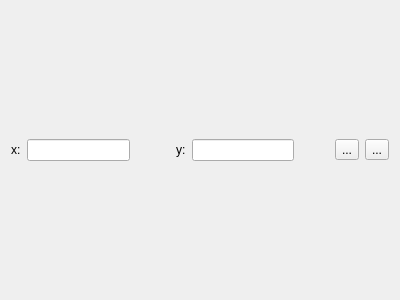
<?xml version="1.0" encoding="UTF-8"?>
<ui version="4.0">
 <class>ScatterView</class>
 <widget class="QWidget" name="ScatterView">
  <property name="geometry">
   <rect>
    <x>0</x>
    <y>0</y>
    <width>400</width>
    <height>300</height>
   </rect>
  </property>
  <property name="windowTitle">
   <string>Form</string>
  </property>
  <layout class="QVBoxLayout" name="verticalLayout">
   <item>
    <layout class="QHBoxLayout" name="horizontalLayout">
     <item>
      <widget class="QLabel" name="label">
       <property name="text">
        <string>x:</string>
       </property>
      </widget>
     </item>
     <item>
      <widget class="QLineEdit" name="x_line_edit"/>
     </item>
     <item>
      <spacer name="horizontalSpacer">
       <property name="orientation">
        <enum>Qt::Horizontal</enum>
       </property>
       <property name="sizeType">
        <enum>QSizePolicy::Fixed</enum>
       </property>
       <property name="sizeHint" stdset="0">
        <size>
         <width>40</width>
         <height>20</height>
        </size>
       </property>
      </spacer>
     </item>
     <item>
      <widget class="QLabel" name="label_2">
       <property name="text">
        <string>y:</string>
       </property>
      </widget>
     </item>
     <item>
      <widget class="QLineEdit" name="y_line_edit"/>
     </item>
     <item>
      <spacer name="horizontalSpacer_2">
       <property name="orientation">
        <enum>Qt::Horizontal</enum>
       </property>
       <property name="sizeHint" stdset="0">
        <size>
         <width>40</width>
         <height>20</height>
        </size>
       </property>
      </spacer>
     </item>
     <item>
      <widget class="QToolButton" name="apply_button">
       <property name="text">
        <string>...</string>
       </property>
      </widget>
     </item>
     <item>
      <widget class="QToolButton" name="settings_button">
       <property name="text">
        <string>...</string>
       </property>
      </widget>
     </item>
    </layout>
   </item>
  </layout>
 </widget>
 <resources/>
 <connections/>
</ui>
